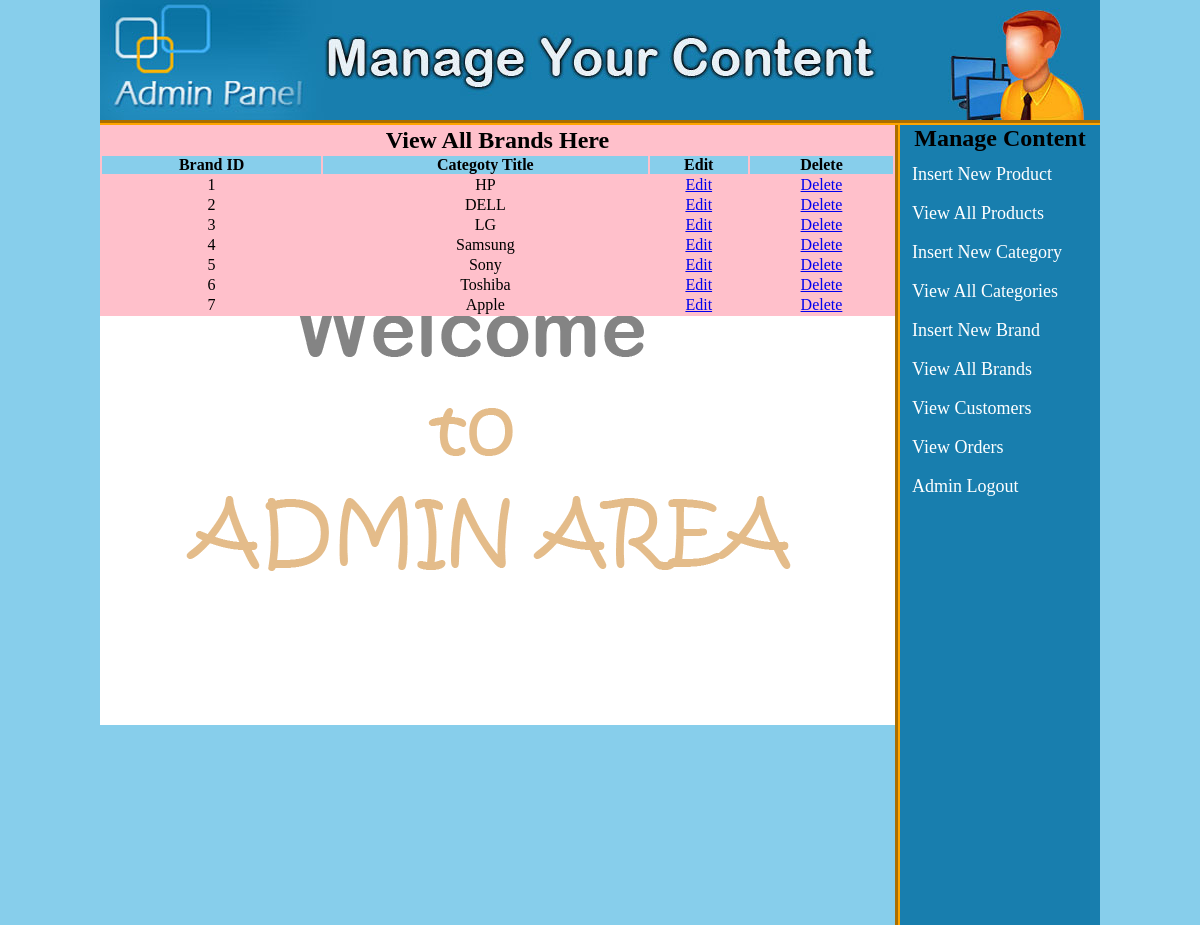
Page /admin_area/index.php?view_brands (signed in) on the committed database.
### tables this page shows
CREATE TABLE `brands` (
  `brand_id` int(100) NOT NULL,
  `brand_title` text NOT NULL
);

### admin_area/view_brands.php (the view)
<table width="795" align="center" bgcolor="pink">
	<tr align="center">
		<td colspan="6"><h2>View All Brands Here</h2></td>
	</tr>
	<tr align="center" bgcolor="skyblue">
		<th>Brand ID</th>
		<th>Categoty Title</th>
		<th>Edit</th>
		<th>Delete</th>
	</tr>
	<?php
		include("includes/db.php");
		$get_brand = "select * from brands";
		$run_brand = mysqli_query($con, $get_brand);
		$i = 0;
		while ($row_brand = mysqli_fetch_array($run_brand))
		{
			$brand_id = $row_brand['brand_id'];
			$brand_title = $row_brand['brand_title'];
			$i++;
	?>
	<tr align="center">
		<td><?php echo $i?></td>
		<td><?php echo $brand_title?></td>
		<td><a href="index.php?edit_brand=<?php echo $brand_id; ?>">Edit</a></td>
		<td><a href="delete_brand.php?delete_brand=<?php echo $brand_id; ?>">Delete</a></td>
	</tr>
	<?php } ?>
</table>

### admin_area/styles/style.css (style rules this page uses)
html, body, div, span, applet, object, iframe, h1, h2, h3, h4, h5, h6, p, blockquote, pre, a, abbr, acronym, address, big, cite, code, del, dfn, em, img, ins, kbd, q, s, samp, small, strike, strong, sub, sup, tt, var, b, u, i, center, dl, dt, dd, ol, ul, li, fieldset, form, label, legend, table, caption, tbody, tfoot, thead, tr, th, td, article, aside, canvas, details, embed, figure, figcaption, footer, header, hgroup, menu, nav, output, ruby, section, summary, time, mark, audio, video { margin: 0; padding: 0; border: 0; vertical-align: baseline; }
body { background: skyblue; }

### rows in the picture
brands: brand_title "HP"
brands: brand_title "DELL"
brands: brand_title "LG"
brands: brand_title "Samsung"
brands: brand_title "Sony"
brands: brand_title "Toshiba"
brands: brand_title "Apple"
